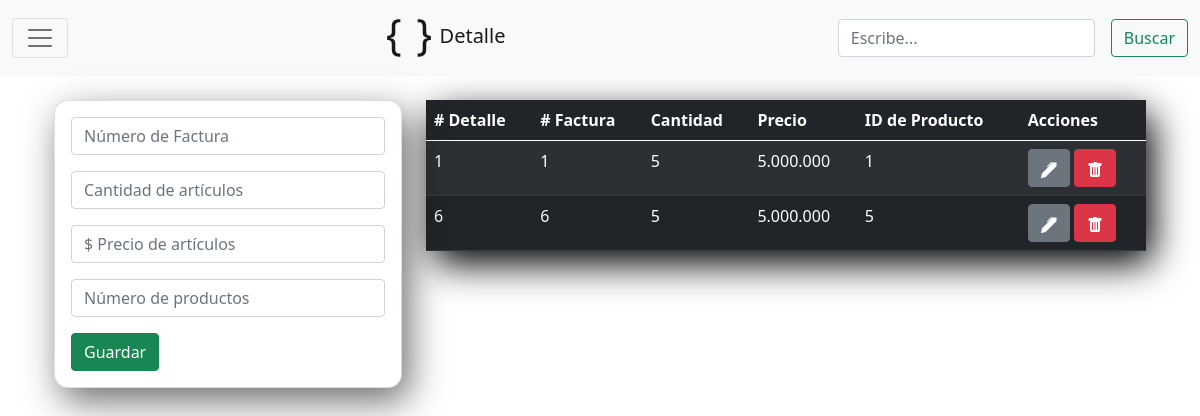
Page /proyectosql/detalle/detalle.php on the committed database.
### tables this page shows
CREATE TABLE `detalle` (
  `num_detalle` int(11) NOT NULL,
  `num_factura` int(11) DEFAULT NULL,
  `catidad` int(11) DEFAULT NULL,
  `precio` varchar(20) DEFAULT NULL,
  `id_producto` int(11) DEFAULT NULL
);

### proyectosql/detalle/detalle.php (the view, shortened to what this page needs)
<!doctype html>
<html lang="en">
  <head>
    <link href="https://cdn.jsdelivr.net/npm/bootstrap@5.0.2/dist/css/bootstrap.min.css" rel="stylesheet">
    <link rel="stylesheet" href="../style.css">
  </head>
  <body>
   <nav class="navbar navbar-light bg-light " >
    <div class="container-fluid">
      <button class="navbar-toggler" type="button" data-bs-toggle="offcanvas" data-bs-target="#offcanvasNavbar" aria-controls="offcanvasNavbar">
        <span class="navbar-toggler-icon"></span>
      </button>
      <a class="navbar-brand" href="../categorias/categorias.php"  >
        Detalle
      </a>
      <form class="d-flex">
        <input class="form-control me-3" type="search" name= "busqueda" placeholder="Escribe..." aria-label="Search">
        <button class="btn btn-outline-success" name="enviar" type="submit">Buscar</button>
      </form>
    </div>
  </nav>
<?php include("db.php")?>
<div class="container p-4">
   <div class="row">
<div class="col-md-4">
<div class="card card-body ">
         <form action="save.php" method="GET">
            <div class="from-group">
               <input type="text" name="num_factura" class="form-control" placeholder="Número de Factura"
               autofocus>
            </div>
            <div class="from-group mt-3">
               <input type="number" name="catidad" class="form-control" placeholder="Cantidad de artículos"
               autofocus>
            </div>
            <div class="from-group mt-3">
               <input type="text" name="precio" class="form-control" placeholder="$ Precio de artículos"
               autofocus>
            </div>
            <div class="from-group mt-3">
               <input type="number" name="id_producto" class="form-control" placeholder="Número de productos"
               autofocus>
            </div>
            <input type="submit" class="btn btn-success btn-block mt-3" name="save" value="Guardar">
         </form>
      </div>
   </div>
  <div class="col-md-8">
    <table class="table table-dark table-striped">
      <thead>
        <th>
          #  Detalle
        </th>
        <th>
          # Factura
        </th>
        <th>
          Cantidad
        </th>
        <th>
          Precio
        </th>
        <th>
          ID de Producto
        </th>
        <th>Acciones</th>
      </thead>
      <tbody>
        <?php
        $quey= "SELECT * FROM detalle";
        $result_detalle=mysqli_query($conn,$quey);
        while ($row=mysqli_fetch_array($result_detalle)) {?>
          <tr>
            <td><?php echo $row['num_detalle']?></td>
            <td><?php echo $row['num_factura']?></td>
            <td><?php echo $row['catidad']?></td>
            <td><?php echo $row['precio']?></td>
            <td><?php echo $row['id_producto']?></td>
            <td>
              <a href="edit.php?num_detalle=<?php echo $row['num_detalle']?>"
                   class="btn btn-secondary" data-bs-toggle="tooltip" title="Editar">
                   </a>
                   <a href="delete.php? num_detalle=<?php echo $row['num_detalle']?>"
                   class="btn btn-danger"data-bs-toggle="tooltip" title="Eliminar">
                  </a>
            </td>
          </tr>
          <?php } ?>
      </tbody>
    </table>
</div>
</div>
</div>
  </body>
</html>

### proyectosql/style.css (style rules this page uses)
* { margin: 0%; padding: 0%; box-sizing: border-box; }
body { height: 100%; background-repeat: no-repeat; background-image: url("https://wallpapercave.com/wp/wp8030358.jpg"); -webkit-background-size: cover; -moz-background-size: cover; -o-background-size: cover; background-size: cover; }
.table { box-shadow: 7px 13px 37px #000; border-radius: 14px; }
.card { box-shadow: 7px 13px 37px rgba(0, 0, 0, 0.575); border-radius: 14px; }

### rows in the picture
detalle: num_detalle "1", num_factura "1", catidad "5", precio "5.000.000", id_producto "1"
detalle: num_detalle "6", num_factura "6", catidad "5", precio "5.000.000", id_producto "5"
